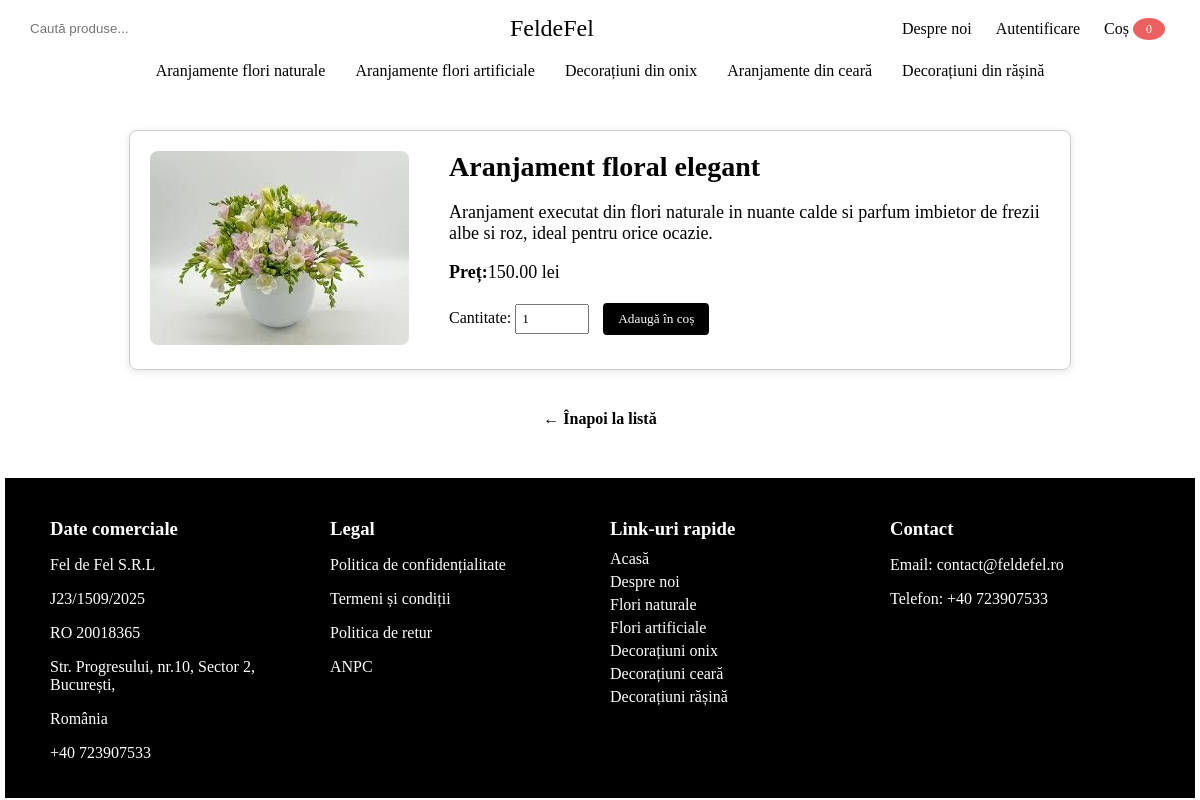
The page /aranjamente_flori/naturale/aranjament-floral-elegant/ on the database its author committed.
### aranjamente_flori/models.py (models this page shows, shortened)
class NaturalFlower(models.Model):
    name = models.CharField(max_length=255)
    slug = models.SlugField(blank=True, unique=True)
    description = models.TextField()
    price = models.DecimalField(max_digits=10, decimal_places=2)
    image = models.ImageField(upload_to="flori/naturale")
    created = models.DateTimeField(auto_now_add=True)
    updated = models.DateTimeField(auto_now=True)

### aranjamente_flori/views.py (the view)
# urls.py: path("naturale/<slug:slug>/", natural_flowers_details_view, name="detalii"),
def natural_flowers_details_view(request, slug):
	try:
		produs = NaturalFlower.objects.get(slug=slug)
	except NaturalFlower.DoesNotExist:
		produs = None
	context = {
		'produs': produs
		}
	return render(request, 'aranjamente_flori/natural_flowers_details.html', context)

### cart/processors.py (called while the page is built)
def add_cart_to_context(request):
    cart = request.session.get("cart", {})
    total = 0
    for item in cart.values():
        total += round(item["price"] * item["quantity"], 2)
    return {
        "cart": cart,
        "cart_total": round(total, 2),
        "cart_count": sum(item["quantity"] for item in cart.values())
    }

### aranjamente_flori/templates/aranjamente_flori/natural_flowers_details.html (shortened to what this page needs)
<!DOCTYPE html>
<html lang="en">
<head>
</head>
<body>
    <header class="top-bar">
        <div class="search-box">
            <form method="get" action="{% url 'home:search' %}">
                <input type="text" name="q" placeholder="Caută produse...">
            </form>
        </div>
        <div class="logo">
            <a href="{% url 'home:home' %}">FeldeFel</a>
        </div>
        <nav class="nav-links">
            <a href="{% url 'home:despre' %}">Despre noi</a>
            {% if user.is_authenticated %}
                <a href="{% url 'accounts:profile' %}" class="account-link"> {{ user.first_name }} {{ user.last_name }}</a>
            {% else %}
                <a href="{% url 'accounts:login' %}" class="account-link">Autentificare</a>
            {% endif %}
            <a href="{% url 'cart:cart_url' %}" class="cart-link">
                Coș <span class="cart-badge">{{ cart_count }}</span>
            </a>
        </nav>
    </header>
    <nav class="categories-bar">
        <a href="{% url 'aranjamente_flori:naturale' %}">Aranjamente flori naturale</a>
        <a href="{% url 'aranjamente_flori:artificiale' %}">Aranjamente flori artificiale</a>
        <a href="{% url 'decoratiuni:decoratiuni_onyx' %}">Decorațiuni din onix</a>
        <a href="{% url 'aranjamente_ceara:wax_arrangements_url' %}">Aranjamente din ceară</a>
        <a href="{% url 'decoratiuni:decoratiuni_rasina' %}">Decorațiuni din rășină</a>
    </nav>
    {% if produs %}
        <div class="container">
            <div class="image-container">
                {% if produs.image %}
                    <img src="{{ produs.image.url}}" alt="{{ produs.name}}">
                {% endif %}
            </div>
            <div class="details">
                <h1>{{ produs.name }}</h1>
                <p>{{ produs.description }}</p>
                <p><strong> Preț:</strong>{{ produs.price}} lei</p>
                <form method="post" action="{% url 'cart:add_to_cart_url' produs.slug %}">
                    <label for="quantity_{{ produs.slug }}">Cantitate:</label>
                    <input type="number" id="quantity_{{ produs.slug }}" name="quantity" min="1" value="1" required>
                    <button type="submit">Adaugă în coș</button>
                </form>
            </div>
        </div>
        <div class="back-link">
            <a href="{% url 'aranjamente_flori:naturale' %}">← Înapoi la listă</a>
        </div>
    {% else %}
        <p>Produsul nu există</p>
    {% endif %}
    <footer>
        <div class="footer-container">
            <div class="footer-column">
                <h3> Date comerciale </h3>
                <p> Fel de Fel S.R.L </p>
                <p> J23/1509/2025 </p>
                <p> RO 20018365 </p>
                <p> Str. Progresului, nr.10, Sector 2, București, </p>
                <p> România </p>
                <p> +40 723907533 </p>
            </div>
            <div class="footer-column">
                <h3> Legal </h3>
                <p> Politica de confidențialitate </p>
                <p> Termeni și condiții </p>
                <p> Politica de retur </p>
                <p> ANPC </p>
            </div>
            <div class="footer-column">
                <h3> Link-uri rapide </h3>
                <a href="{% url 'home:home' %}">Acasă</a>
                <a href="{% url 'home:despre' %}">Despre noi</a>
                <a href="{% url 'aranjamente_flori:naturale' %}"> Flori naturale </a>
                <a href="{% url 'aranjamente_flori:artificiale' %}"> Flori artificiale </a>
                <a href="{% url 'decoratiuni:decoratiuni_onyx' %}"> Decorațiuni onix </a>
                <a href="{% url 'aranjamente_ceara:wax_arrangements_url' %}"> Decorațiuni ceară </a>
                <a href="{% url 'decoratiuni:decoratiuni_rasina' %}"> Decorațiuni rășină </a>
            </div>
            <div class="footer-column">
                <h3> Contact </h3>
                <p> Email: contact@feldefel.ro </p>
                <p> Telefon: +40 723907533 </p>
            </div>
        </div>
    </footer>
</body>
</html>

### aranjamente_flori/templates/aranjamente_flori/natural_flowers_details.html (style rules this page uses)
body { margin: 5px; font-family: cursive; background-color: white; }
.top-bar { background-color: white; color:black; display: flex; justify-content: space-between; align-items: center; padding: 10px 20px; }
.top-bar .logo a { font-size: 24px; font-family: cursive; color: black; text-decoration: none; }
.top-bar a { color: black; text-decoration: none; margin: 0 10px; }
.top-bar .search-box input { padding: 5px; border-radius: 4px; border: none; }
.cart-link { position: relative; font-weight: normal; display: inline-flex; align-items: center; gap: 4px; }
.cart-badge { background-color: rgb(237, 96, 96); color: white; border-radius: 50%; padding: 2px 7px; font-size: 12px; vertical-align: middle; line-height: 1; min-width: 18px; height: 18px; display: flex; justify-content: center; align-items: center; }
.categories-bar { color:black; display: flex; justify-content: center; padding: 10px 0; }
.categories-bar a { color: black; text-decoration: none; padding: 0 15px; }
.container { display: flex; gap: 40px; max-width: 900px; margin: 40px auto; align-items: flex-start; border: 1px solid #ccc; border-radius: 8px; padding: 20px; box-shadow: 0 2px 10px rgba(0,0,0,0.1); }
.image-container img { max-width: 300px; border-radius: 8px; }
.details { flex: 1; }
.details h1 { margin-top: 0; font-size: 28px; }
.details p { font-size: 18px; margin-bottom: 10px; }
.details form { margin-top: 20px; }
.details input[type="number"] { padding: 5px; font-family: cursive; width: 60px; }
.details button { padding: 8px 15px; background-color: black; color: white; border: none; border-radius: 4px; cursor: pointer; font-family: cursive; margin-left: 10px; }
.back-link { text-align: center; margin-top: 30px; margin-bottom: 50px; }
.back-link a { color: black; text-decoration: none; font-weight: bold; }
footer { background: black; padding: 20px 0; border-top: 1px solid black; }
.footer-container { max-width: 1100px; margin: auto; display: grid; grid-template-columns: repeat(auto-fit, minmax(200px, 1fr)); gap: 20px; text-align: center; }
.footer-column h3 { margin-bottom: 10px; }
.footer-column a { display: block; text-decoration: none; text-align: left; color: white; margin-bottom: 5px; }
.footer-column p { color: white; text-align: left; }
h3 { color: white; text-align: left; }

### rows shown on the page
NaturalFlower: image (picture), name "Aranjament floral elegant", description "Aranjament executat din flori naturale in nuante calde si parfum imbietor de frezii albe si roz, ideal pentru orice ocazie.", price "150.00"

### other values the page prints
{{ cart_count }} "0"
